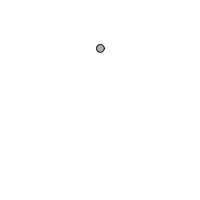
Frame 1 (no input)
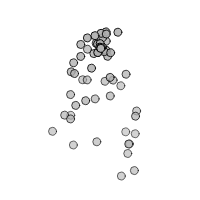
Frame 60 (no input)
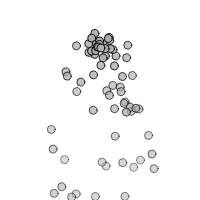
Frame 120 (the mouse pressed at the canvas centre since frame 60)

The p5.js sketch that drew these frames (run headless with seeded random() and noise() and a simulated clock; from frame 60 on, the mouse is pressed at the canvas centre):

// p5.js sketch
// ── sketch.js
let particleSystem;

function setup() {
  createCanvas(200, 200);

  particleSystem = new ParticleSystem(createVector(width / 2, 50));
}

function draw() {
  background(255);

  let gravity = createVector(0, 0.1);
  particleSystem.applyForce(gravity);

  particleSystem.addParticle();
  particleSystem.run();
}

// ── particle-system.js
class ParticleSystem {
  constructor(position) {
    this.origin = position.copy();
    this.particles = [];
  }

  addParticle() {
    this.particles.push(new Particle(this.origin));
  }

  applyForce(force) {
    this.particles.forEach(particle => particle.applyForce(force));
  }

  run() {
    this.particles = this.particles.filter(particle => {
      particle.run();
      return !particle.isDead();
    });
  }
}

// ── particle.js
class Particle {
  constructor(position) {
    this.mass = 1;
    this.position = position.copy();
    this.velocity = createVector(random(-1, 1), random(-2, 0));
    this.acceleration = createVector();
    this.lifespan = 255;
  }

  run() {
    this.update();
    this.display();
  }

  applyForce(force) {
    let f = force.copy();
    f.div(this.mass);
    this.acceleration.add(f);
  }

  update() {
    this.velocity.add(this.acceleration);
    this.position.add(this.velocity);

    this.acceleration.mult(0);
    this.lifespan -= 2;
  }

  display() {
    stroke(0, this.lifespan);
    fill(175, this.lifespan);
    ellipse(this.position.x, this.position.y, 8, 8);
  }

  isDead() {
    return this.lifespan < 0;
  }
}
